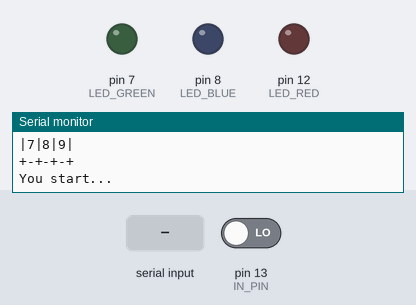
The sketch below on a simulated Arduino Uno, built with avr-gcc and run on an emulated ATmega328P. Parts: output pins drawn as LEDs (lit = HIGH), the last lines printed to the serial monitor. The inputs (shaded band) are chosen by the test bench; at power-on: pin 13 (IN_PIN) LOW. Random numbers use the default seed unless the sketch sets one.

Above: at 1.2 s.
1.3 s: "90,45\n" received over Serial
2.8 s: "360\n" received over Serial
At 3.4 s:
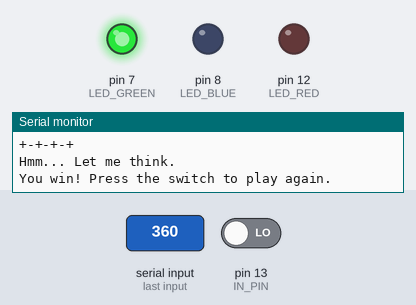
Timing chart, 0 to 5.8 s (numbered marks = the images above; inputs shaded):
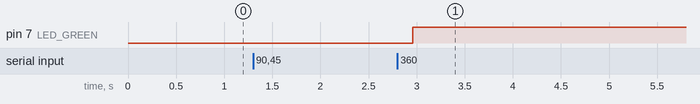

Measured:
- after the input at 2.8 s, pin 7 (LED_GREEN): LOW → HIGH after 0.16 s

The sketch:

tic_tac_toe.ino
```cpp
#define PLAYER_MOVE 'x'
#define ARDUINO_MOVE 'o'
#define IN_PIN 13

#define LED_RED 12
#define LED_GREEN 7
#define LED_BLUE 8

#define IN_PROGRESS 0
#define WAIT_FOR_RESTART 1

#define WINNER_NONE 0
#define WINNER_PLAYER 1
#define WINNER_ARDUINO 2
#define WINNER_TIE 3

byte game_state;
byte winner;

char board[3][5] = {
  {'-', '-', '-', '\n', '\0'},
  {'-', '-', '-', '\n', '\0'},
  {'-', '-', '-', '\n', '\0'}
};

void draw_board() {
  char line[9] = {'|', ' ','|', ' ','|', ' ', '|', '\n', '\0'};
  Serial.println("+-+-+-+");
  for (byte i = 0; i < 3; i ++) {
    for (byte j = 0; j < 3; j ++) {
      line[1 + j * 2] = board[i][j];
    }
    Serial.print(line);
    Serial.println("+-+-+-+");
  }
  Serial.println("");
}

void update_board(byte input, boolean is_user) {
  const char sign = is_user ? PLAYER_MOVE : ARDUINO_MOVE;
  byte line = (input - 1) / 3;
  byte col = (input - 1) % 3;

  board[line][col] = sign;

  draw_board();

  if (is_user) {
    Serial.println("Hmm... Let me think.");
  } else {
    Serial.println("It's your turn now!");
  }
}

boolean is_taken(byte input) {
  byte line = (input - 1) / 3;
  byte col = (input - 1) % 3;

  return ((board[line][col] == PLAYER_MOVE) || (board[line][col] == ARDUINO_MOVE));
}

byte validate_input(int input) {
  if ((input >= 49) && (input <= 57)) {
    input -= 48;
    if (is_taken(input)) {
      Serial.println("You can't move there. It's already taken!");
      return 0;
    }

    return input;
  }

  Serial.println("Choose an integer between 1 and 9 inclusive.");
  return 0;
}

byte read_input() {
  if (Serial.available() > 0) {
    byte incoming = validate_input(Serial.read());
    if (incoming) {
      Serial.print("Your move: "); Serial.println(incoming, DEC);
      return incoming;
    } else {
      Serial.println("Your move is invalid! Try again.");
    }
  }

  return 0;
}

void reset_board() {
  for (byte i = 0; i < 3; i++) {
    for (byte j = 0; j < 3; j++) {
      board[i][j] = 49 + j + i * 3;
    }
  }

  draw_board();
  Serial.println("You start...");
}

boolean check_for_victory() {
  // check the lines
  short sum_diag_1 = 0, sum_diag_2 = 0;
  byte _available = 0;

  for (byte i = 0; i < 3; i++) {
    short sum_line = 0, sum_col = 0;

    for (byte j = 0; j < 3; j++) {
      sum_line += board[i][j];
      sum_col += board[j][i];

      if (i == j) sum_diag_1 += board[i][j];
      if (2 - i == j) sum_diag_2 += board[i][j];

      if ((board[i][j] != PLAYER_MOVE) && (board[i][j] != ARDUINO_MOVE))
        _available ++;
    }

    if ((sum_line == 360) || (sum_col == 360)) {
      Serial.println("You win! Press the switch to play again.");
      winner = WINNER_PLAYER;
      return true;
    }

    if ((sum_line == 333) || (sum_col == 333)) {
      winner = WINNER_ARDUINO;
      Serial.println("I win! Press the switch to play again.");
      return true;
    }
  }

  if ((sum_diag_1 == 360) || (sum_diag_2 == 360)) {
    winner = WINNER_PLAYER;
    Serial.println("You win! Press the switch to play again.");
    return true;
  }

  if ((sum_diag_1 == 333) || (sum_diag_2 == 333)) {
    winner = WINNER_ARDUINO;
    Serial.println("I win! Press the switch to play again.");
    return true;
  }

  if (!_available) {
    winner = WINNER_TIE;
    Serial.println("It's a tie! Press the switch to play again.");
    return true;
  }

  return false;
}

byte arduino_move() {
  byte moves_left[8];
  byte idx = 0;

  for (byte i = 0; i < 3; i++) {
    for (byte j = 0; j < 3; j++) {
      if ((board[i][j] != PLAYER_MOVE) && (board[i][j] != ARDUINO_MOVE)) {
        moves_left[idx++] = (board[i][j] - 48);
      }
    }
  }

  byte _move = moves_left[random(idx)];
  Serial.print("My move: "); Serial.println(_move);

  return _move;
}

void updateLedColor() {
  switch (winner) {
    case WINNER_NONE:
      digitalWrite(LED_RED, LOW);
      digitalWrite(LED_GREEN, LOW);
      digitalWrite(LED_BLUE, LOW);
    break;
    case WINNER_PLAYER:
      digitalWrite(LED_GREEN, HIGH);
    break;
    case WINNER_ARDUINO:
      digitalWrite(LED_RED, HIGH);
    break;
    case WINNER_TIE:
      digitalWrite(LED_BLUE, HIGH);
    break;
  }
}

void setup() {
  Serial.begin(9600);
  randomSeed(analogRead(0));
  pinMode(IN_PIN, INPUT);
  pinMode(LED_RED, OUTPUT);
  pinMode(LED_BLUE, OUTPUT);
  pinMode(LED_GREEN, OUTPUT);

  Serial.println("Let's play a nice game of Tic-Tac-Toe!");

  reset_board();
  game_state = IN_PROGRESS;
  winner = WINNER_NONE;
}

void loop() {
  updateLedColor();

  if (game_state == WAIT_FOR_RESTART) {
    int value = digitalRead(IN_PIN);
    delay(100);

    if (value == HIGH) {
      while(Serial.available())
        Serial.read();

      Serial.println("Great, we play again!");
      reset_board();
      game_state = IN_PROGRESS;
      winner = WINNER_NONE;
    }

    return;
  }

  if (game_state == IN_PROGRESS) {
    byte player_move = read_input();

    if (player_move) {
      update_board(player_move, true);
      if (check_for_victory()) {
        game_state = WAIT_FOR_RESTART;
        return;
      }

      update_board(arduino_move(), false);
      if (check_for_victory()) {
        game_state = WAIT_FOR_RESTART;
        return;
      }
    }

    return;
  }
}
```
